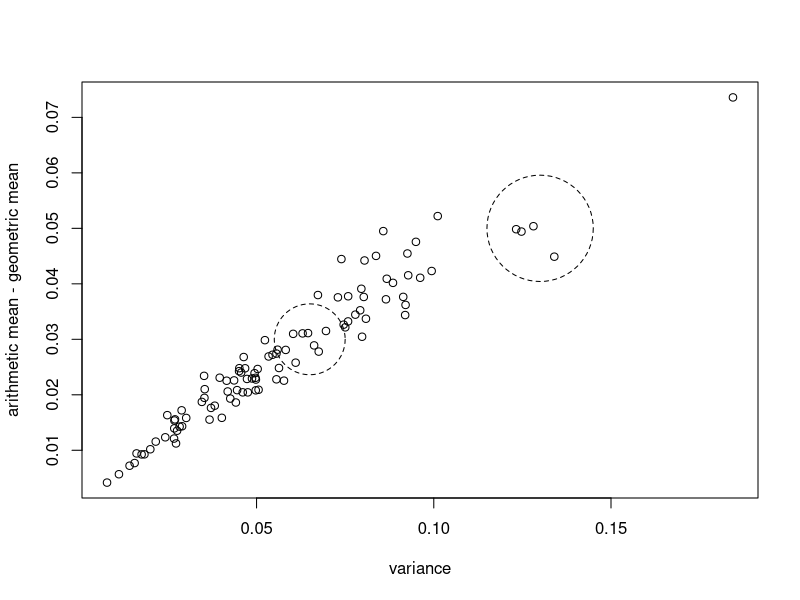

The R source for this figure:
## ---- chunk 1
var_ineq <- function(x) {
  m <- mean(x)
  c(
    var = mean((x - m)^2),
    diff = m - exp(mean(log(x))),
    min = min(x),
    max = max(x)
  )
}

simulate_var_ineq <- function(n, sim, dist) {
  res <- apply(matrix(dist(n * sim), nrow = n), 2, var_ineq)
  res[, order(res["var", ])]
}

prob_decrease <- function(x) {
  apply(
    x,
    2,
    \(z) {
      cond <- x["var", ] <= x["max", ] / z["min"] * z["var"] |
        x["var", ] >= x["min", ] / z["max"] * z["var"]
      x <- x[, cond]
      decrease <- x["diff", ] < z["diff"] & x["var", ] > z["var"]
      increase <- x["diff", ] > z["diff"] & x["var", ] < z["var"]

      mean(decrease | increase) * 100
    }
  )
}
## ---- chunk 2
set.seed(15243)

sim <- simulate_var_ineq(10, 100, \(n) rlnorm(n, sdlog = 0.25))

plot(t(sim), ylab = "arithmetic mean - geometric mean", xlab = "variance")
symbols(0.13, 0.05, circles = 0.015, inches = FALSE, add = TRUE, lty = 2)
symbols(0.065, 0.03, circles = 0.01, inches = FALSE, add = TRUE, lty = 2)
## ---- chunk 3
res <- simulate_var_ineq(10, 5000, \(n) rlnorm(n, sdlog = 0.25)) |>
  prob_decrease()

summary(res)
## ---- chunk 4
res <- simulate_var_ineq(10, 5000, \(n) runif(n, 0.25, 4)) |>
  prob_decrease()

summary(res)
## ---- chunk 5
res <- simulate_var_ineq(10, 5000, \(n) runif(n, 0.9, 1 / 0.9)) |>
  prob_decrease()

summary(res)
